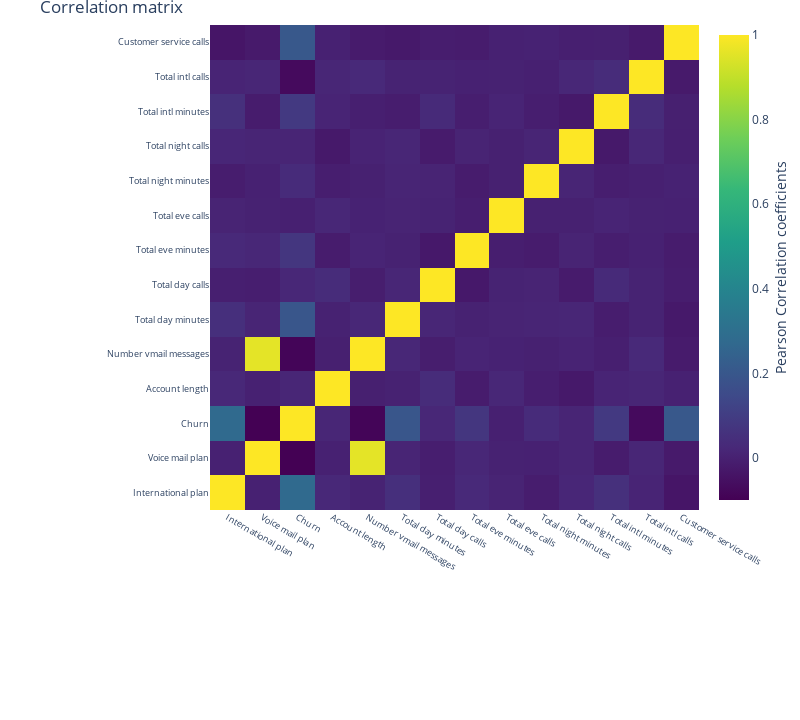

The cell this chart's notebook holds for it:
### Markdown cell above
## <a id='3.2'>3.2. Correlation matrix</a>

### Code cell
#correlation
correlation = telcom.corr()
#tick labels
matrix_cols = correlation.columns.tolist()
#convert to array
corr_array = np.array(correlation)

#Plotting
trace = go.Heatmap(z = corr_array,
                   x = matrix_cols,
                   y = matrix_cols,
                   colorscale = "Viridis",
                   colorbar = dict(title = "Pearson Correlation coefficients", titleside = "right"),
                  )
layout = go.Layout(dict(title = "Correlation matrix",
                        autosize = False,
                        height = 720,
                        width = 800,
                        margin = dict(r = 0, l = 210, t = 25, b = 210),
                        yaxis = dict(tickfont = dict(size = 9)),
                        xaxis = dict(tickfont = dict(size = 9))
                       )
                  )
data = [trace]
fig = go.Figure(data=data, layout=layout)
py.iplot(fig)

### Figure 1 — Plotly figure (JSON) as saved in the notebook; plotly's stock layout.template omitted (floating-point values rounded to 4 significant figures; data arrays with more than 128 entries replaced by an {"elided": "..."} marker saying what was removed)
{"data": [{"colorbar": {"title": {"side": "right", "text": "Pearson Correlation coefficients"}}, "colorscale": [[0, "#440154"], [0.1111, "#482878"], [0.2222, "#3e4989"], [0.3333, "#31688e"], [0.4444, "#26828e"], [0.5556, "#1f9e89"], [0.6667, "#35b779"], [0.7778, "#6ece58"], [0.8889, "#b5de2b"], [1, "#fde725"]], "type": "heatmap", "x": ["International plan", "Voice mail plan", "Churn", "Account length", "Number vmail messages", "Total day minutes", "Total day calls", "Total eve minutes", "Total eve calls", "Total night minutes", "Total night calls", "Total intl minutes", "Total intl calls", "Customer service calls"], "y": ["International plan", "Voice mail plan", "Churn", "Account length", "Number vmail messages", "Total day minutes", "Total day calls", "Total eve minutes", "Total eve calls", "Total night minutes", "Total night calls", "Total intl minutes", "Total intl calls", "Customer service calls"], "z": {"elided": "14x14 float values"}}], "layout": {"autosize": false, "height": 720, "margin": {"b": 210, "l": 210, "r": 0, "t": 25}, "title": {"text": "Correlation matrix"}, "width": 800, "xaxis": {"tickfont": {"size": 9}}, "yaxis": {"tickfont": {"size": 9}}}}
